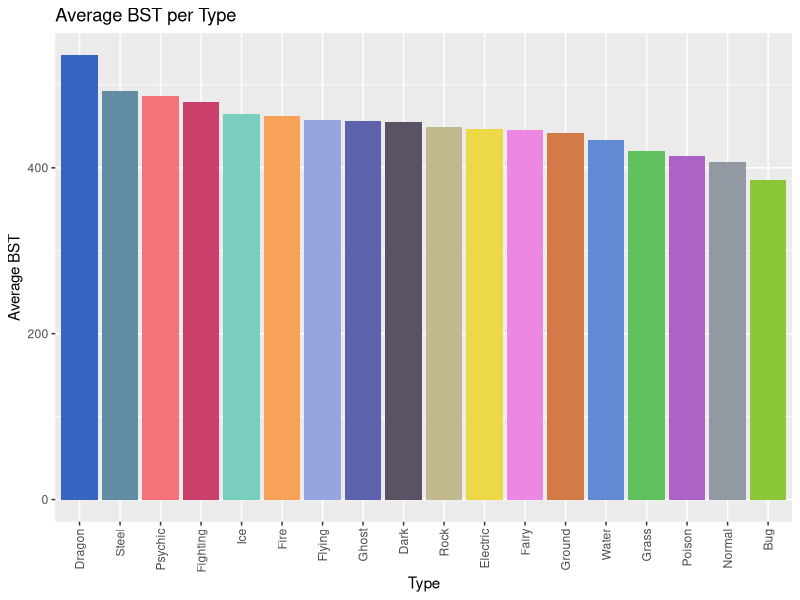
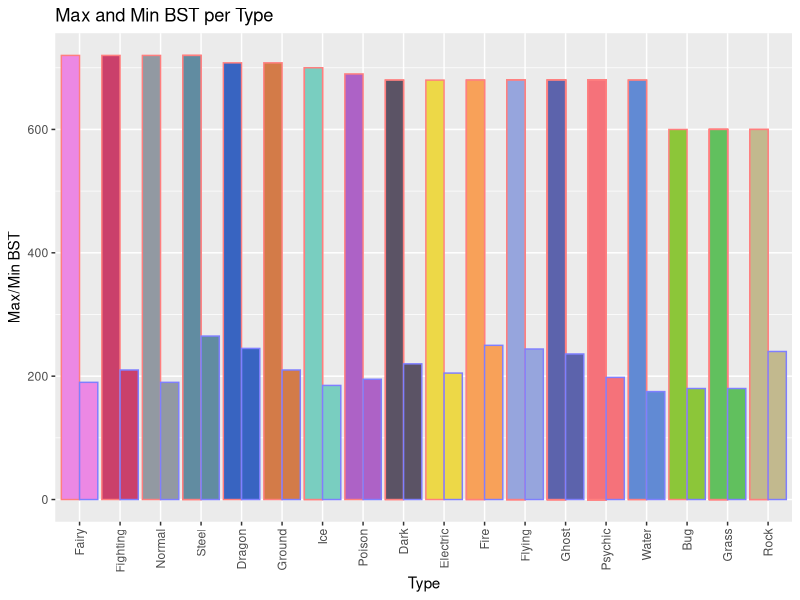
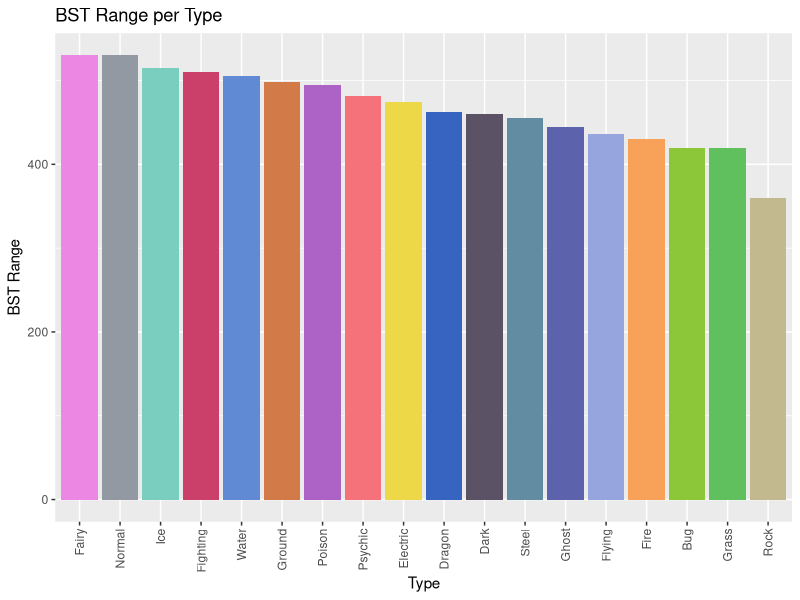
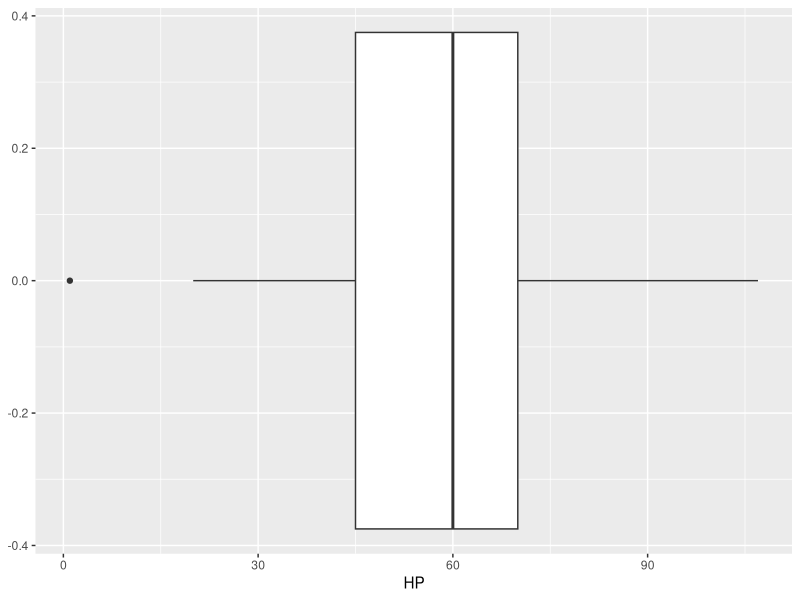
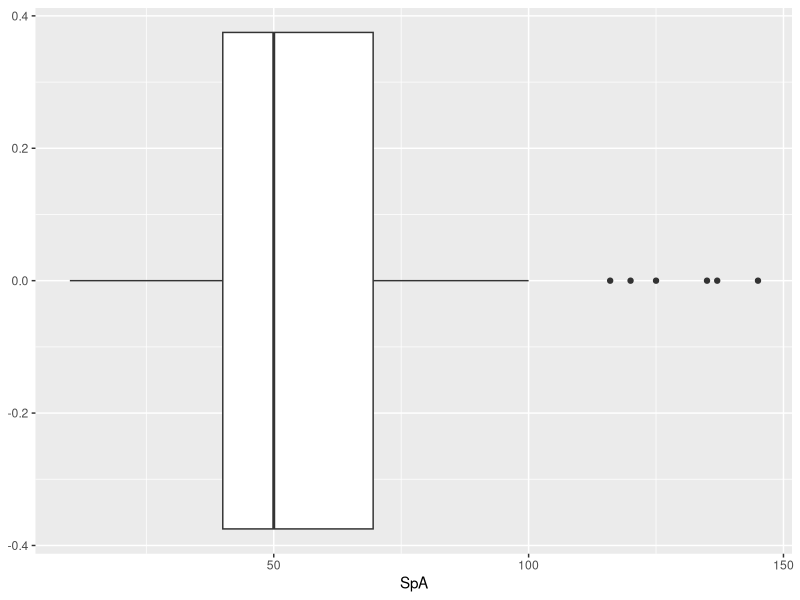
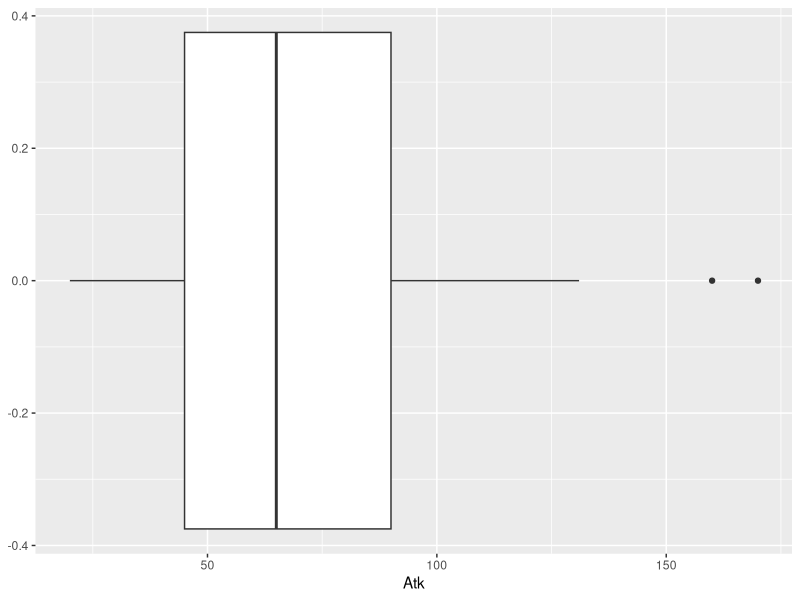
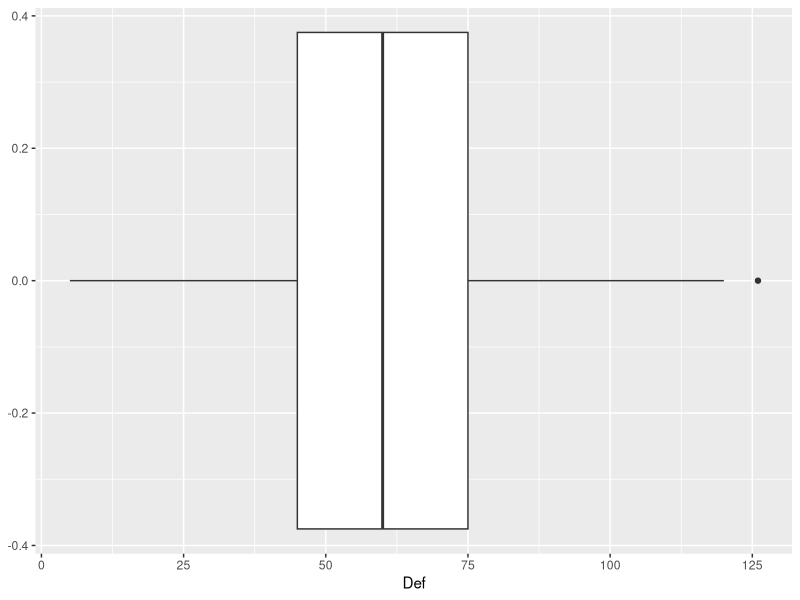
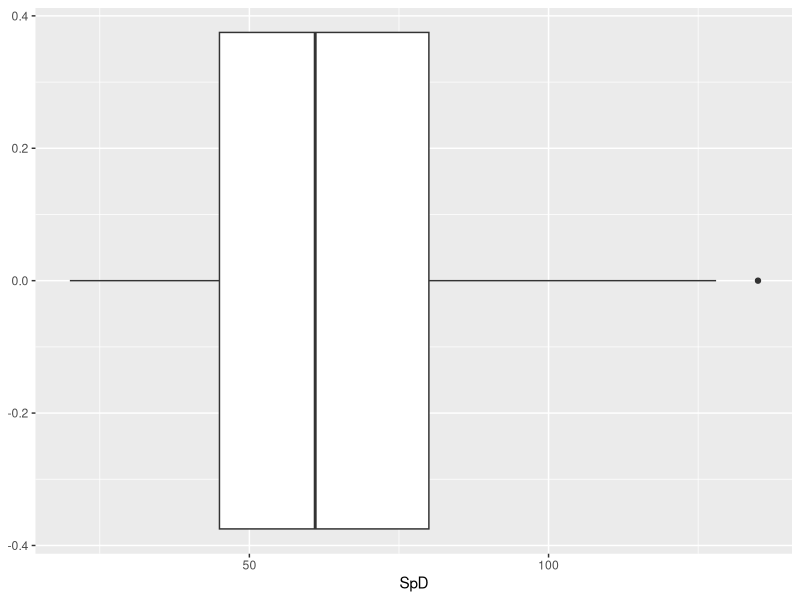

The R script that drew these images, in order:
# @@@@@@@@@@@@@@@@@@@@@@@@@@@@@@@@@@@@@@@@@@@@@@@
#
# Pokemon EDA: The Pokemon
#
# @@@@@@@@@@@@@@@@@@@@@@@@@@@@@@@@@@@@@@@@@@@@@@@


# Package loading ===============================

library(tidyverse)


# Data loading ==================================

Pokemon <- read_csv("Pokemon_list.csv")

# Remove two unavailable Pokemon
Pokemon <- Pokemon %>% 
  filter(Name != "Eternatus-Eternamax") %>% 
  filter(Name != "Floette-Eternal")

# Some other preliminary things =================

`%!in%` = Negate(`%in%`)

# The types list
types <- list(
  "Bug", "Dark", "Dragon", "Electric", "Fairy", "Fighting",
  "Fire", "Flying", "Ghost", "Grass", "Ground", "Ice", 
  "Normal", "Poison", "Psychic", "Rock", "Steel", "Water"
)

type_colors <- c(
  "Bug" = "#8cc639", 
  "Dark" = "#5b5365", 
  "Dragon" = "#3864c1", 
  "Electric" = "#edd847", 
  "Fairy" = "#ec88e4", 
  "Fighting" = "#ca406b", 
  "Fire" = "#f8a159", 
  "Flying" = "#96a5dd", 
  "Ghost" = "#5c63ac", 
  "Grass" = "#61c05e", 
  "Ground" = "#d37b48", 
  "Ice" = "#79cec0", 
  "Normal" = "#9299a2", 
  "Poison" = "#ad62c6", 
  "Psychic" = "#f5727a", 
  "Rock" = "#c2b98e", 
  "Steel" = "#618ca1", 
  "Water" = "#618ad4"
)

# Some general filtering ========================

# Add generation numbers
Pokemon <- Pokemon %>% 
  mutate(
    Generation = 
      case_when(
        ID >= 810 ~ "VIII: Galar and Hisui",
        ID >= 722 ~ "VII: Alola",
        ID >= 650 ~ "VI: Kalos",
        ID >= 494 ~ "V: Unova",
        ID >= 387 ~ "IV: Sinnoh",
        ID >= 252 ~ "III: Hoenn",
        ID >= 152 ~ "II: Johto",
        TRUE ~ "I: Kanto"
      )
  )

# Some additional information
pk_mega <- grep("-Mega", Pokemon$Name, value = TRUE)
pk_primal <- grep("-Primal", Pokemon$Name, value = TRUE)
pk_ultra <- grep("-Ultra", Pokemon$Name, value = TRUE)
pk_alola <- grep("-Alola", Pokemon$Name, value = TRUE)
pk_galar <- grep("-Galar", Pokemon$Name, value = TRUE)
pk_hisui <- grep("-Hisui", Pokemon$Name, value = TRUE)

Pokemon <- Pokemon %>% 
  mutate(
    Regional = 
      case_when(
        Name %in% pk_alola ~ "Alola",
        Name %in% pk_galar ~ "Galar", 
        Name %in% pk_hisui ~ "Hisui", 
        TRUE ~ "None"
      ), 
    Mega = 
      case_when(
        Name %in% pk_mega ~ TRUE, 
        Name %in% pk_primal ~ TRUE, 
        Name %in% pk_ultra ~ TRUE,
        TRUE ~ FALSE
      )
  )
rm(pk_mega, pk_alola, pk_galar, pk_hisui, pk_primal, pk_ultra)

# Monotype boolean
Pokemon <- Pokemon %>% 
  mutate(
    Monotype = 
      case_when(
        is.na(Type2) == TRUE ~ TRUE, 
        TRUE ~ FALSE
      )
  )

# Pseudolegendaries
pseudo_legendaries <- Pokemon %>% 
  filter(
    Name == "Dragonite" | 
      Name == "Tyranitar" | 
      Name == "Salamence" |
      Name == "Metagross" | 
      Name == "Hydreigon" | 
      Name == "Goodra" | 
      Name == "Kommo-o" | 
      Name == "Dragapult" | 
      Name == "Goodra-Hisui"
  )

# Pokemon by type; indexed alphabetically
Pokemon_by_type <- list()
for (i in 1:18) {
  x <- types[[i]]
  Pokemon_by_type[[i]] <- Pokemon %>% 
    filter(Type1 == x | Type2 == x)
}
rm(i, x)

Pokemon_by_type_no_megas <- list()
for (i in 1:18) {
  x <- types[[i]]
  Pokemon_by_type_no_megas[[i]] <- Pokemon %>%
    filter(Mega == FALSE) %>% 
    filter(Type1 == x | Type2 == x)
}
rm(i, x)

# All stats summaries ===========================

x <- Pokemon %>% 
  summarize(
    HP = round(mean(HP), 1), 
    Atk = round(mean(Atk), 1), 
    Def = round(mean(Def), 1), 
    SpA = round(mean(SpA), 1), 
    SpD = round(mean(SpD), 1), 
    Spe = round(mean(Spe), 1), 
    BST = round(mean(BST), 1)
  ) %>% 
  mutate(Summary = "mean") %>% 
  select(Summary, HP:BST)
y <- Pokemon %>% 
  summarize(
    HP = round(sd(HP), 1), 
    Atk = round(sd(Atk), 1),  
    Def = round(sd(Def), 1),  
    SpA = round(sd(SpA), 1),  
    SpD = round(sd(SpD), 1),  
    Spe = round(sd(Spe), 1),  
    BST = round(sd(BST), 1)
  ) %>% 
  mutate(Summary = "sd") %>% 
  select(Summary, HP:BST)

PKMN_stats = list("HP", "Atk", "Def", "SpA", "SpD", "Spe", "BST")

PKMN_summary_2 <- list()
for (i in 1:7) {
  PKMN_summary_2[[i]] <- as_tibble(as.list(quantile(Pokemon[[i+9]]))) %>% 
    mutate(
      Stat = PKMN_stats[[i]]
    ) %>% 
    select(Stat, `0%`:`100%`)
}
PKMN_summary_2 <- bind_rows(PKMN_summary_2)

PKMN_summary_3 <- data.table::transpose(PKMN_summary_2) %>% 
  add_column(
    Summary = c("remove", "0%", "25%", "50%", "75%", "100%"), 
    .before = "V1"
  ) %>% 
  select(
    Summary, 
    HP = V1, 
    Atk = V2, 
    Def = V3, 
    SpA = V4, 
    SpD = V5, 
    Spe = V6, 
    BST = V7
  ) %>% 
  tail(n = 5)
PKMN_summary <- rbind(x, y, PKMN_summary_3)
rm(x, y, PKMN_summary_2, PKMN_summary_3)


# [Pokemon] Pokemon per type ====================

# Pokemon counts by type
Pokemon_type_counts <- list()
for (i in 1:18) {
  Pokemon_type_counts[[i]] <- Pokemon_by_type[[i]] %>% 
    summarize(Count = n()) %>% 
    mutate(Type = types[[i]]) %>% 
    select(Type, Count)
}
Pokemon_type_counts <- bind_rows(Pokemon_type_counts)

# Stats per type ================================

# Average stats per type
avg_stats_per_type <- list()
for (i in 1:18) {
  avg_stats_per_type[[i]] <- Pokemon_by_type[[i]] %>% 
    summarize(
      HP_avg = mean(HP),
      Atk_avg = mean(Atk),
      Def_avg = mean(Def),
      SpA_avg = mean(SpA),
      SpD_avg = mean(SpD),
      Spe_avg = mean(Spe),
      BST_avg = mean(BST)
    ) %>% 
    mutate(Type = types[[i]]) %>% 
    select(Type, HP_avg:BST_avg)
}
avg_stats_per_type <- bind_rows(avg_stats_per_type)

# Stats by type, plotted
ggplot(
  avg_stats_per_type, 
  aes(reorder(Type, -BST_avg), BST_avg, fill = Type)
) + 
  geom_bar(stat = "identity") + 
  scale_fill_manual(
    values = c(
      "Bug" = "#8cc639", 
      "Dark" = "#5b5365", 
      "Dragon" = "#3864c1", 
      "Electric" = "#edd847", 
      "Fairy" = "#ec88e4", 
      "Fighting" = "#ca406b", 
      "Fire" = "#f8a159", 
      "Flying" = "#96a5dd", 
      "Ghost" = "#5c63ac", 
      "Grass" = "#61c05e", 
      "Ground" = "#d37b48", 
      "Ice" = "#79cec0", 
      "Normal" = "#9299a2", 
      "Poison" = "#ad62c6", 
      "Psychic" = "#f5727a", 
      "Rock" = "#c2b98e", 
      "Steel" = "#618ca1", 
      "Water" = "#618ad4"
    )
  ) + 
  theme(
    axis.text.x = element_text(angle = 90, vjust = 0.5, hjust = 1),
    legend.position = "none"
  ) + 
  labs(
    title = "Average BST per Type",
    x = "Type",
    y = "Average BST"
  )

# The best and worst of each type
temp1 <- list()
for (i in 1:18) {
  temp1[[i]] <- Pokemon_by_type[[i]] %>% 
    mutate(
      Stat_range = max(Pokemon_by_type[[i]][["BST"]]) - 
                   min(Pokemon_by_type[[i]][["BST"]])
    ) %>% 
    slice_max(BST, with_ties = TRUE) %>% 
    mutate(
      Typing = types[[i]]
    ) %>% 
    select(
      ID, Name, Typing, Stat_range, Type1:Generation
    )
}
temp1 <- bind_rows(temp1)
temp2 <- list()
for (i in 1:18) {
  temp2[[i]] <- Pokemon_by_type[[i]] %>% 
    mutate(
      Stat_range = max(Pokemon_by_type[[i]][["BST"]]) - 
                   min(Pokemon_by_type[[i]][["BST"]])
    ) %>% 
    slice_min(BST, with_ties = TRUE) %>% 
    mutate(
      Typing = types[[i]]
    ) %>% 
    select(
      ID, Name, Typing, Stat_range, Type1:Generation
    )
}
temp2 <- bind_rows(temp2)
maxmin_by_type <- rbind(temp1, temp2)
rm(temp1, temp2)

# Best/worst, no Megas
temp1 <- list()
for (i in 1:18) {
  temp1[[i]] <- Pokemon_by_type_no_megas[[i]] %>% 
    mutate(
      Stat_range = max(Pokemon_by_type_no_megas[[i]][["BST"]]) - 
        min(Pokemon_by_type_no_megas[[i]][["BST"]])
    ) %>% 
    slice_max(BST, with_ties = TRUE) %>% 
    mutate(
      Typing = types[[i]], 
      max_min = "max"
    ) %>% 
    select(
      ID, Name, Typing, Stat_range, Type1:Generation, max_min
    )
}
temp1 <- bind_rows(temp1)
temp2 <- list()
for (i in 1:18) {
  temp2[[i]] <- Pokemon_by_type_no_megas[[i]] %>% 
    mutate(
      Stat_range = max(Pokemon_by_type_no_megas[[i]][["BST"]]) - 
        min(Pokemon_by_type_no_megas[[i]][["BST"]])
    ) %>% 
    slice_min(BST, with_ties = TRUE) %>% 
    mutate(
      Typing = types[[i]], 
      max_min = "min"
    ) %>% 
    select(
      ID, Name, Typing, Stat_range, Type1:Generation, max_min
    )
}
temp2 <- bind_rows(temp2)
maxmin_by_type_no_megas <- rbind(temp1, temp2)
rm(temp1, temp2)



# Max/min by type, ordered by max BST descending
maxmin_by_type_no_megas %>% 
  arrange(max_min, desc(BST)) %>% 
  mutate(
    Typing = factor(Typing, levels = unique(Typing))
  ) %>% 
  ggplot() + 
  aes(
    Typing, BST, color = max_min, fill = Typing
  ) + 
  geom_col(position = "dodge") + 
  scale_fill_manual(
    values = c(
      "Bug" = "#8cc639", 
      "Dark" = "#5b5365", 
      "Dragon" = "#3864c1", 
      "Electric" = "#edd847", 
      "Fairy" = "#ec88e4", 
      "Fighting" = "#ca406b", 
      "Fire" = "#f8a159", 
      "Flying" = "#96a5dd", 
      "Ghost" = "#5c63ac", 
      "Grass" = "#61c05e", 
      "Ground" = "#d37b48", 
      "Ice" = "#79cec0", 
      "Normal" = "#9299a2", 
      "Poison" = "#ad62c6", 
      "Psychic" = "#f5727a", 
      "Rock" = "#c2b98e", 
      "Steel" = "#618ca1", 
      "Water" = "#618ad4"
    )
  ) +
  scale_color_manual(
    values = c(
      "max" = "#ff7f7f", 
      "min" = "#7f7fff"
    )
  ) + 
  theme(
    axis.text.x = element_text(angle = 90, vjust = 0.5, hjust = 1),
    legend.position = "none"
  ) + 
  labs(
    title = "Max and Min BST per Type",
    x = "Type",
    y = "Max/Min BST"
  )

# BST ranges
maxmin_by_type_no_megas %>% 
  filter(max_min == "min") %>% 
  ggplot() + 
  aes(reorder(Typing, -Stat_range), Stat_range, fill = Typing) + 
  geom_bar(stat = "identity") + 
  scale_fill_manual(
    values = c(
      "Bug" = "#8cc639", 
      "Dark" = "#5b5365", 
      "Dragon" = "#3864c1", 
      "Electric" = "#edd847", 
      "Fairy" = "#ec88e4", 
      "Fighting" = "#ca406b", 
      "Fire" = "#f8a159", 
      "Flying" = "#96a5dd", 
      "Ghost" = "#5c63ac", 
      "Grass" = "#61c05e", 
      "Ground" = "#d37b48", 
      "Ice" = "#79cec0", 
      "Normal" = "#9299a2", 
      "Poison" = "#ad62c6", 
      "Psychic" = "#f5727a", 
      "Rock" = "#c2b98e", 
      "Steel" = "#618ca1", 
      "Water" = "#618ad4"
    )
  ) + 
  theme(
    axis.text.x = element_text(angle = 90, vjust = 0.5, hjust = 1),
    legend.position = "none"
  ) + 
  labs(
    title = "BST Range per Type",
    x = "Type",
    y = "BST Range"
  )


# Bug has the lowest average HP and SpA ---------
Bug <- Pokemon %>% 
  filter(Type1 == "Bug" | Type2 == "Bug")

ggplot(Bug, aes(HP)) + geom_boxplot()
# >> No outliers

ggplot(Bug, aes(SpA)) + geom_boxplot()

Bug %>% 
  arrange(desc(SpA)) %>% 
  slice_head(n = 6)
# >> Vikavolt, Pheromosa, Volcarona, Frosmoth, Genesect, Yanmega

# Fairy has the lowest average Atk --------------
Fairy <- Pokemon %>% 
  filter(Type1 == "Fairy" | Type2 == "Fairy")

# Outliers?
ggplot(Fairy, aes(Atk)) + geom_boxplot()

# The outliters
Fairy %>% 
  arrange(desc(Atk)) %>% 
  slice_head(n = 2)
# >> Mega Diancie and Zacian

# Normal has the lowest average Def and SpD -----
Normal <- Pokemon %>% 
  filter(Type1 == "Normal" | Type2 == "Normal")

ggplot(Normal, aes(Def)) + geom_boxplot() 

Normal %>% 
  arrange(desc(Def)) %>% 
  slice_head()
# >> Mega Audino

ggplot(Normal, aes(SpD)) + geom_boxplot()

Normal %>% 
  arrange(desc(SpD)) %>% 
  slice_head()
# >> Blissey

# Rock has the lowest average Spe ---------------

Rock <- Pokemon %>% 
  filter(Type1 == "Rock" | Type2 == "Rock")

ggplot(Rock, aes(Spe)) + geom_boxplot()

Rock %>% 
  arrange(desc(Spe)) %>% 
  slice_head(n = 2)
# >> Aerodactyl and Mega Aerodactyl

# Counts per generation =========================

Pokemon %>% 
  distinct(ID, .keep_all = TRUE) %>% 
  group_by(Generation) %>% 
  summarize(count = n())


# Average stats per generation (with Megas) =====

avg_stats_per_gen <- Pokemon %>% 
  group_by(Generation) %>% 
  summarize(
    HP_avg = mean(HP),
    Atk_avg = mean(Atk),
    Def_avg = mean(Def),
    SpA_avg = mean(SpA),
    SpD_avg = mean(SpD),
    Spe_avg = mean(Spe),
    BST_avg = mean(BST)
  )

ggplot(Pokemon, aes(Generation, BST)) + 
  geom_boxplot() + 
  labs(
    x = "Generation", 
    title = "BST by Generation"
  )

ggplot(Pokemon, aes(BST)) + 
  geom_histogram(binwidth = 25) + 
  facet_wrap(~ Generation, nrow = 2) + 
  labs(
    title = "BST per Generation", 
    caption = "Bin size: 25"
  )

# Average stats per generation (no Megas) =======

avg_stat_per_gen_no_megas <- Pokemon %>%
  filter(Mega == FALSE) %>% 
  group_by(Generation) %>% 
  summarize(
    HP_avg = mean(HP),
    Atk_avg = mean(Atk),
    Def_avg = mean(Def),
    SpA_avg = mean(SpA),
    SpD_avg = mean(SpD),
    Spe_avg = mean(Spe),
    BST_avg = mean(BST)
  )
# >> Power creep is fairly evident via BST average

ggplot(filter(Pokemon, Mega == FALSE), aes(x = Generation, BST)) + 
  geom_boxplot() + 
  labs(
    x = "Generation", 
    title = "BST by Generation, Megas (and equivalent) Removed"
  )

ggplot(filter(Pokemon, Mega == FALSE), aes(BST)) + 
  geom_histogram(binwidth = 25) + 
  facet_wrap(~ Generation, nrow = 2) + 
  labs(
    title = "BST per Generation", 
    caption = "Bin size: 25"
  )

# Powercreep with and without Megas
colors <- c("With Megas" = "#c00000", "Without Megas" = "#0000c0")
ggplot(Pokemon, aes(Generation, BST, color = "With Megas")) + 
  geom_boxplot(
    width = 0.25, 
    position = position_nudge(x = -0.125)
  ) + 
  geom_boxplot(
    data = filter(Pokemon, Mega == FALSE), 
    aes(Generation, BST, color = "Without Megas"), 
    width = 0.25, 
    position = position_nudge(x = 0.125)
  ) + 
  labs(
    x = "Generation", 
    title = "BST by Generation", 
    color = "Legend"
  ) + 
  scale_color_manual(values = colors)


# The most wildly skewed stats ==================

# Stat averages and SDs
PKMN_SD <- Pokemon %>% 
  rowwise() %>% 
  mutate(
    AVG = BST / 6,
    SD = sd(c(HP, Atk, Def, SpA, SpD, Spe))
  )

# The top 25 wildest ones
PKMN_skewed <- PKMN_SD %>% 
  arrange(desc(SD)) %>% 
  head(n = 25)

# Monotype ======================================

monotype1 <- list()
for (i in 1:18) {
  monotype1[[i]] <- Pokemon_by_type[[i]] %>% 
    group_by(Monotype) %>% 
    summarize(
      HP_avg = mean(HP),
      Atk_avg = mean(Atk),
      Def_avg = mean(Def),
      SpA_avg = mean(SpA),
      SpD_avg = mean(SpD),
      Spe_avg = mean(Spe),
      BST_avg = mean(BST)
    ) %>% 
    mutate(
      Type = types[[i]]
    ) %>% 
    select(Type, Monotype, HP_avg:BST_avg)
}
monotype1 <- bind_rows(monotype1)

ggplot(
  monotype1, 
  aes(Type, BST_avg, color = Monotype, fill = Type)
) + 
  geom_col(position = "dodge", size = 0.75, width = 0.75) + 
  scale_fill_manual(values = type_colors) + 
  guides(
    fill = "none"
  ) + 
  theme(
    axis.text.x = element_text(angle = 90, vjust = 0.5, hjust = 1)
  ) + 
  labs(
    title = "Average BST per Type",
    x = "Type",
    y = "Average BST"
  )


